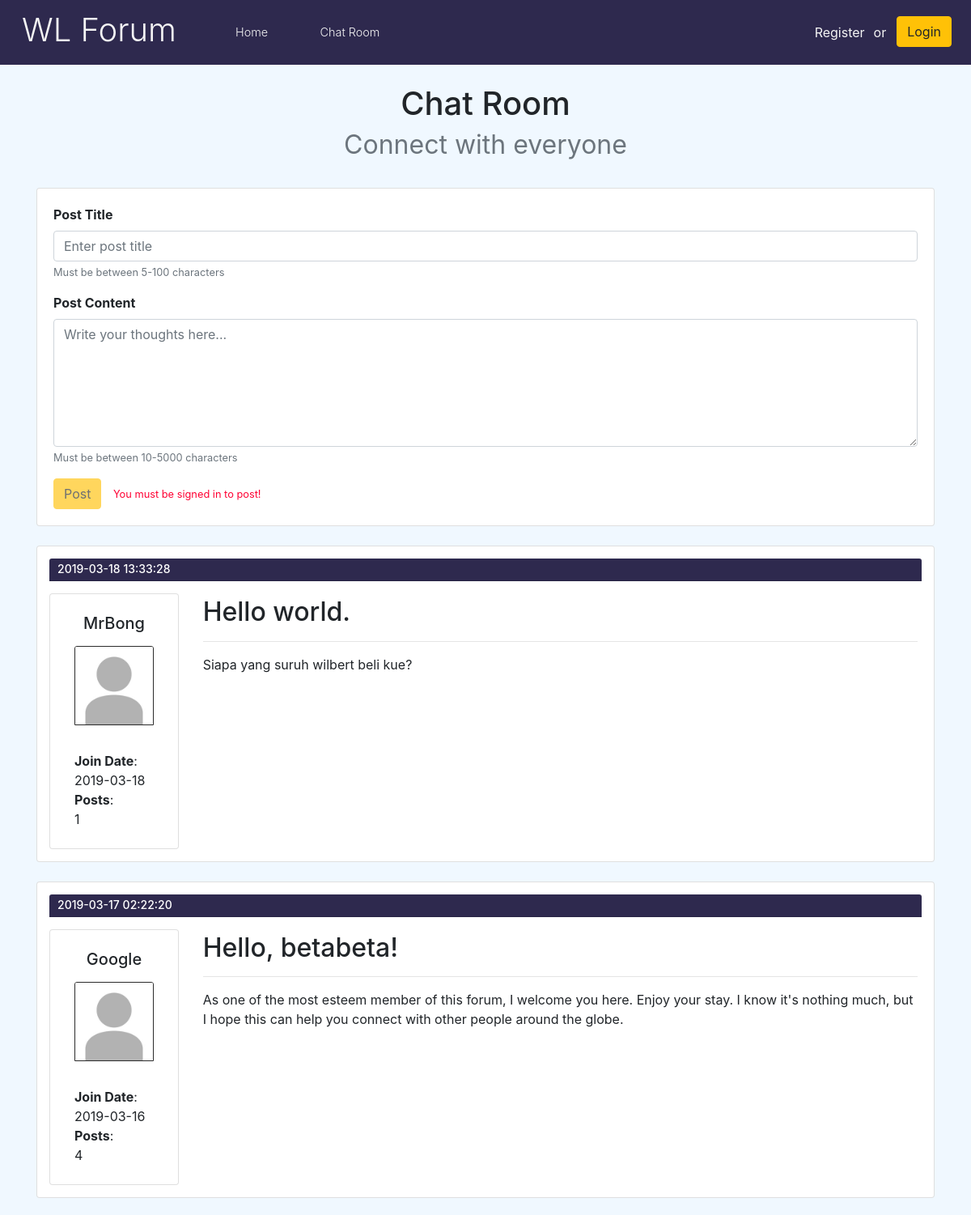
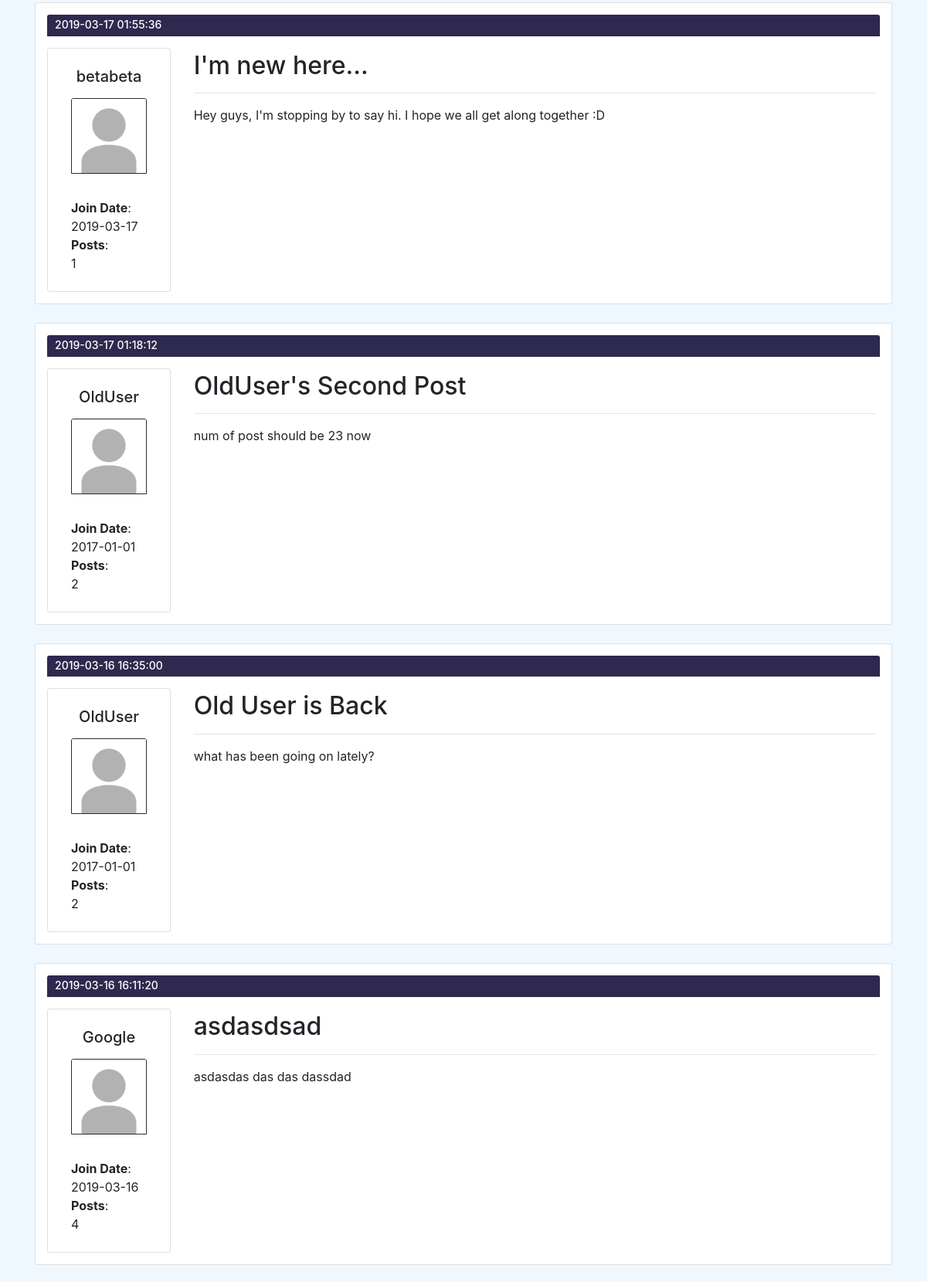
The app's page /chat.php (upper part) with its own data (2 pictures, top to bottom).
### tables this page shows
CREATE TABLE `post_table` (
  `id` int(3) NOT NULL,
  `uid` varchar(10) NOT NULL,
  `post_title` varchar(50) NOT NULL,
  `post_content` text NOT NULL,
  `datetime` datetime NOT NULL DEFAULT CURRENT_TIMESTAMP
);

CREATE TABLE `user` (
  `id` int(3) NOT NULL,
  `email` varchar(30) NOT NULL,
  `username` varchar(10) NOT NULL,
  `password` varchar(255) NOT NULL,
  `num_of_posts` int(11) NOT NULL DEFAULT '0',
  `date_joined` datetime NOT NULL DEFAULT CURRENT_TIMESTAMP
);

### chat.php (the view, shortened to what this page needs)
<?php
require 'header.php';
$titleField = "";
$contentField = "";
?>
<link rel="stylesheet" href="style/chat.css">
<main>
    <div class="container my-4">
        <div class="row my-4">
            <div class="col chatpage-title">
                <h1>Chat Room<br><small class="text-muted">Connect with everyone</small></h1>
            </div>
        </div>
        <div class="row my-4">
            <div class="col">
                <div class="card">
                    <form method="POST" action="do_chat.php">
                        <div class="form-group">
                            <label for="InputPostTitle"><strong>Post Title</strong></label>
                            <input type="text" class="form-control" name="InputPostTitle" id="InputPostTitle" aria-describedby="PostTitleHelp" placeholder="Enter post title" value="<?php echo $titleField ?>">
                            <small id="PostTitleHelp" class="form-text text-muted">Must be between 5-100 characters</small>
                        </div>
                        <div class="form-group">
                            <label for="InputPostContent"><strong>Post Content</strong></label>
                            <textarea class="form-control" name="InputPostContent" id="InputPostContent" aria-describedby="PostContentHelp" rows="6" placeholder="Write your thoughts here..."><?php echo $contentField ?></textarea>
                            <small id="PostContentHelp" class="form-text text-muted">Must be between 10-5000 characters</small>
                        </div>
                        <?php
                            if(!isset($_SESSION['uid'])) {
                                echo    '<button type="" class="btn btn-warning" aria-describedby="true" disabled >Post</button>
                                <small style="display:inline; color:#ff0033; margin-left:10px;" id="SubmitContentHelp" class="form-text">You must be signed in to post!</small>';
                            } else {
                                echo    '<button type="submit" class="btn btn-warning" name="chat-submit" aria-describedby="SubmitContentHelp">Post</button>
                                <small style="display:inline; margin-left:10px;" id="SubmitContentHelp" class="form-text text-muted">You will be posting as '.strtoupper($username).'</small>';
                            }
                        ?>
                    </form>
                </div>
            </div>
        </div>
        <?php
            $sql  = "SELECT * FROM post_table";
            $stmt = mysqli_stmt_init($link);
            if(!mysqli_stmt_prepare($stmt, $sql)) {
                header("Location: chat.php?error=sqlerror1");
                exit();
            } else {
                mysqli_stmt_execute($stmt);
                $result = mysqli_stmt_get_result($stmt);
                $datas = array();
                if(mysqli_num_rows($result) > 0) {
                    while($row = mysqli_fetch_assoc($result)) {
                        array_push($datas, $row);
                    }
                    for($i = count($datas)-1; $i>=0; $i--) {
                        $uid = $datas[$i]["uid"];
                        $posts =0;
                        $sql  = "SELECT date_joined, num_of_posts FROM user WHERE username=?";
                        $stmt = mysqli_stmt_init($link);
                        if(!mysqli_stmt_prepare($stmt, $sql)) {
                            header("Location: chat.php?error=sqlerror123");
                            exit();
                        } else {
                            mysqli_stmt_bind_param($stmt,"s",$uid);
                            mysqli_stmt_execute($stmt);
                            $result = mysqli_stmt_get_result($stmt);
                            if($row = mysqli_fetch_assoc($result)) {
                                $date = $row["date_joined"];
                                $posts = $row["num_of_posts"];
                                $arr = explode(' ', trim($date));
                            }
                        echo '  <div class="row my-4">
                                    <div class="col">
                                        <div class="card post-log">
                                            <h5 class="card-header timestamp">'.$datas[$i]["datetime"].'</h5>
                                            <div class="row rower">
                                                <div class="col-2 profile">
                                                    <div class="card" style="width: 10rem;">
                                                        <div class="card-body">
                                                            <h5 class="card-title">'.$datas[$i]["uid"].'</h5>
                                                            <img class="card-img-top" src="img/default_profile.jpg" alt="Card image cap">
                                                            <p class="card-text"><strong>Join Date</strong>:<br>'.$arr[0].'</p>
                                                            <p class="card-text"><strong>Posts</strong>: <br>'.$posts.'</p>
                                                        </div>
                                                    </div>
                                                </div>
                                                <div class="card-body col-10 profile">
                                                    <h2 class="card-title">'.$datas[$i]["post_title"].'</h2>
                                                    <hr>
                                                    <p class="card-text">'.$datas[$i]["post_content"].'</p>
                                                </div>
                                            </div>
                                        </div>
                                    </div>
                                </div>';
                        }
                    }
                } else {
                    header("Location: chat.php?error=noPostFound&title=".$postTitle."&content=".$postContent);
                    exit();
                }
            }
        ?>
    </div>
</main>
<?php
    require 'footer.php';
?>

### header.php (shortened to what this page needs)
<!DOCTYPE HTML>
<html lang="en">
<head>
    <link rel="stylesheet" href="https://stackpath.bootstrapcdn.com/bootstrap/4.1.2/css/bootstrap.min.css"
>
    <link rel="stylesheet" href="style/header.css">
</head>
<header>
    <h1 class="display-4" style="font-size: 40px;"><a href="menu.php">WL Forum</a></h1>
    <nav>
        <ul>
            <li class="lead"><a href="menu.php">Home</a></li>
            <li class="lead"><a href="chat.php">Chat Room</a></li>
        </ul>
        <?php
            if(!isset($_SESSION['uid'])) {
                echo    '<a href="login.php"><button type="button" class="btn btn-warning">Login</button></a><span id="or">or</span><span class="Register"><a href="register.php">Register</a></span>';
            } else {
                $uid=$_SESSION['uid'];
                $uid=strtoupper($uid);
                echo    '<span id="or">Signed in as '.$uid.'</span>';
            }
        ?>
     </nav>
</header>
<body>

### footer.php (shortened to what this page needs)
</body>
</html>

### style/header.css (style rules this page uses)
header { width: 100%; background-color: #2E294E; height: 80px; }
header h1 { padding: 3px; float: left; margin-left: 2%; margin-top: 10px; color: whitesmoke; }
nav > ul { margin: 0 }
header h1 a { color: whitesmoke; }
header button { padding: 3px; float: right; margin-right: 2%; margin-top: 20px; color: whitesmoke; }
header ul { width: auto; float: left; margin-top: 8px; }
header li { display: inline-block; padding: 15px 30px; height: 100%; }
header li a { text-align: center; color: whitesmoke; text-decoration: none; font-size: 1.2vw; font-weight: 325; }
nav span.Register { padding: 3px; float: right; margin-right: 5px; margin-top: 25px; color: whitesmoke; }
nav span.Register a { text-align: center; color: whitesmoke; text-decoration: none; }
nav span#or { padding: 3px; float: right; margin-right: 10px; margin-top: 25px; color: whitesmoke; }
body { background-color: aliceblue; height: 100%; }
html { height: 100%; }

### style/chat.css (style rules this page uses)
.chatpage-title { text-align: center; }
div.card-body { padding: 0.25rem 1.25rem 0.25rem 1.25rem; }
.card { padding: 20px 20px; }
.timestamp { background-color: #2E294E; color:#fff; font-size: 14px; padding: 5px 5px 5px 10px; }
h5.card-title { margin-bottom: 1rem; text-align: center; }
p.card-text { margin-bottom: 0rem; }
.post-log { padding: 15px 15px; }
.rower { margin-top: 15px; }
.profile .card { padding-left:10px !important; padding-right:10px !important; }
.card-img-top { border: 1px solid rgb(43, 43, 43); margin-bottom: 2rem; }

### records on screen
post_table: datetime "2019-03-18 13:33:28", uid "MrBong", user.date_joined "2019-03-18", user.num_of_posts "1", post_title "Hello world.", post_content "Siapa yang suruh wilbert beli kue?"
post_table: datetime "2019-03-17 02:22:20", uid "Google", user.date_joined "2019-03-16", user.num_of_posts "4", post_title "Hello, betabeta!", post_content "As one of the most esteem member of this forum, I welcome you here. Enjoy your stay. I know it's nothing much, but I hope this can help you connect with other people around the globe."
post_table: datetime "2019-03-17 01:55:36", uid "betabeta", user.date_joined "2019-03-17", user.num_of_posts "1", post_title "I'm new here...", post_content "Hey guys, I'm stopping by to say hi. I hope we all get along together :D"
post_table: datetime "2019-03-17 01:18:12", uid "OldUser", user.date_joined "2017-01-01", user.num_of_posts "2", post_title "OldUser's Second Post", post_content "num of post should be 23 now"
post_table: datetime "2019-03-16 16:35:00", uid "OldUser", user.date_joined "2017-01-01", user.num_of_posts "2", post_title "Old User is Back", post_content "what has been going on lately?"
post_table: datetime "2019-03-16 16:11:20", uid "Google", user.date_joined "2019-03-16", user.num_of_posts "4", post_title "asdasdsad", post_content "asdasdas das das dassdad"
